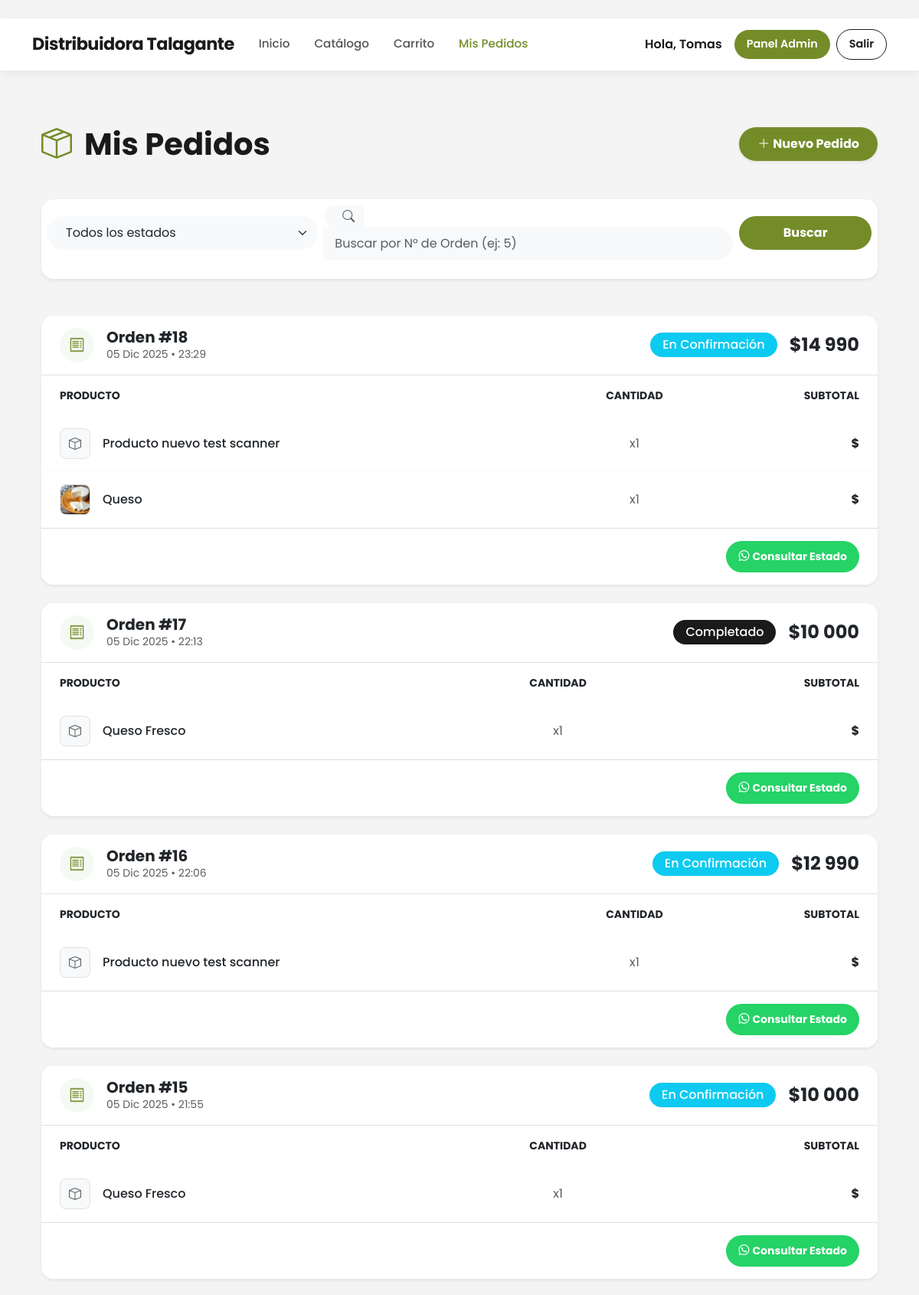
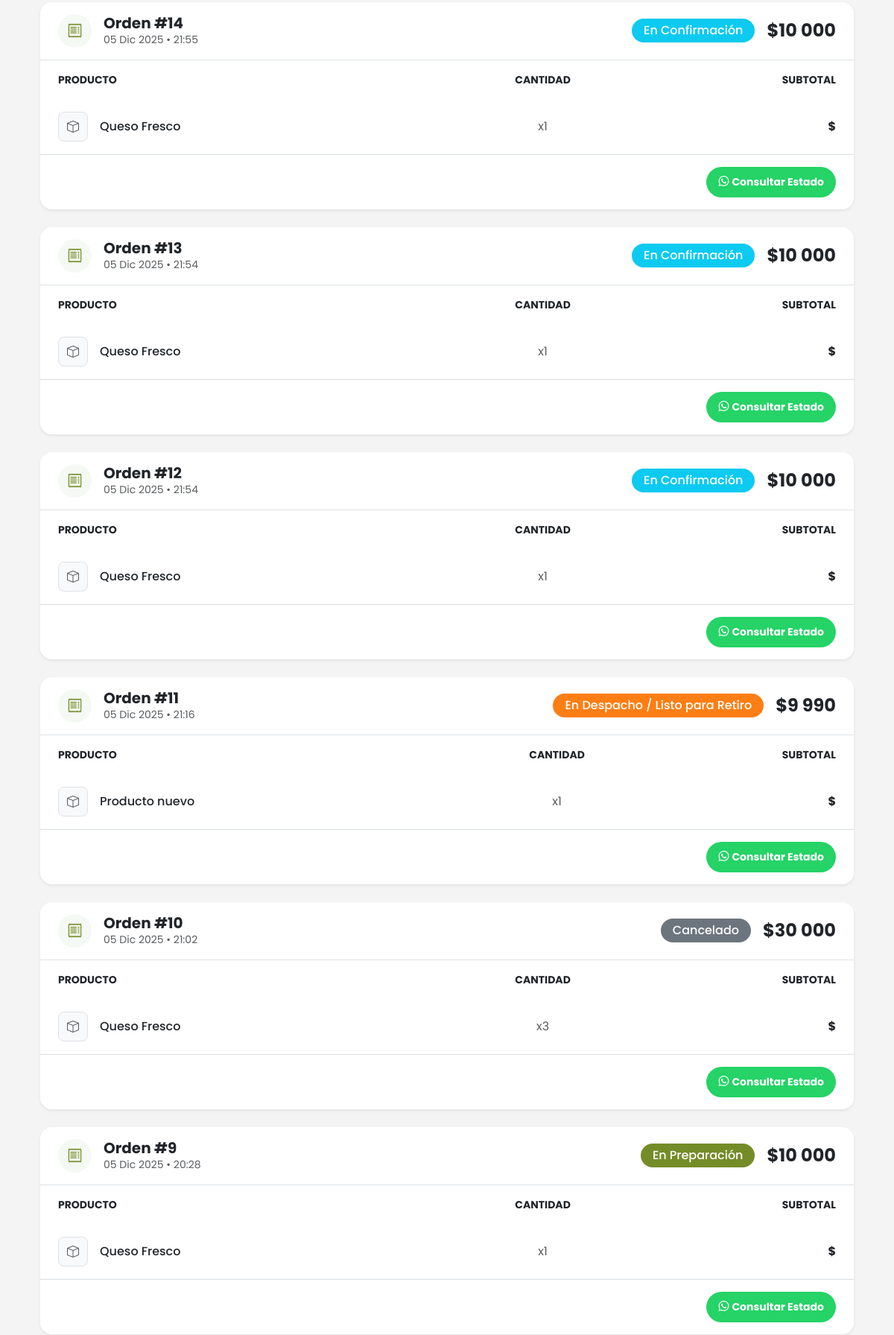
/mis-compras/ (signed in, upper part), run on the app's committed database (2 pictures, top to bottom).
### core/models.py (models this page shows, shortened)
class Orden(models.Model):
    ESTADOS = [
        ('pendiente', 'Pendiente de Pago'),
        ('confirmacion', 'En Confirmación'),
        ('preparacion', 'En Preparación'),
        ('despacho', 'En Despacho / Listo para Retiro'),
        ('cancelado', 'Cancelado'),
        ('completado', 'Completado'),
    ]
    METODOS_PAGO = [
        ('transferencia', 'Transferencia Bancaria'),
        ('efectivo', 'Pago en Efectivo (Retiro)'),
    ]
    usuario = models.ForeignKey(User, on_delete=models.CASCADE)
    fecha = models.DateTimeField(auto_now_add=True)
    estado = models.CharField(max_length=20, choices=ESTADOS, default='pendiente')
    total = models.DecimalField(max_digits=12, decimal_places=2)
    metodo_pago = models.CharField(max_length=20, choices=METODOS_PAGO, default='transferencia')
    instrucciones_transferencia = models.TextField(default="Realice transferencia a Cuenta Corriente XXXX-XXXX y envíe comprobante por WhatsApp.")
    comprobante = models.ImageField(upload_to='comprobantes/', blank=True, null=True, help_text="Foto del comprobante de pago")
    nota_comprobante = models.TextField(blank=True, null=True, help_text="Link o nota del comprobante (opcional)")
    mensaje_cliente = models.TextField(blank=True, help_text="Mensaje opcional del cliente")
    def get_whatsapp_link(self):
        return "https://wa.me/56949071013"

class ItemOrden(models.Model):
    orden = models.ForeignKey(Orden, on_delete=models.CASCADE)
    producto = models.ForeignKey(Producto, on_delete=models.CASCADE)
    cantidad = models.PositiveIntegerField()
    precio = models.DecimalField(max_digits=10, decimal_places=2)

class Producto(models.Model):
    codigo_barras = models.CharField(max_length=50, unique=True, blank=True, null=True,help_text="Se genera automáticamente si lo dejas vacío")
    nombre = models.CharField(max_length=200)
    categoria = models.CharField(max_length=50, blank=True)
    descripcion = models.TextField(blank=True)
    unidad_medida = models.CharField(max_length=2, choices=UnidadMedida.choices, default=UnidadMedida.UN)
    stock = models.DecimalField(max_digits=12, decimal_places=3, default=Decimal('0.000'))
    precio = models.DecimalField(
        max_digits=10,
        decimal_places=0,
        default=0,
        verbose_name="Precio"
    )
    tamano_paquete = models.DecimalField(max_digits=10, decimal_places=3, default=Decimal('1.000'), help_text="Ej: 10 para caja de 10 unidades")
    producto_hijo = models.ForeignKey('self', on_delete=models.SET_NULL, null=True, blank=True, related_name='productos_padre')
    fecha_vencimiento = models.DateField(null=True, blank=True)
    imagen = models.ImageField(upload_to='productos/', blank=True, null=True)
    activo = models.BooleanField(default=True)
    creado_en = models.DateTimeField(auto_now_add=True)
    actualizado_en = models.DateTimeField(auto_now=True)

### core/views.py (the view)
# urls.py: path('mis-compras/', views.mis_compras, name='mis_compras'),
@login_required
def mis_compras(request):
    ordenes = Orden.objects.filter(usuario=request.user).order_by('-fecha')
    busqueda = request.GET.get('q')
    estado_filtro = request.GET.get('estado')
    if busqueda:
        busqueda = busqueda.strip()
        if busqueda.isdigit():
            ordenes = ordenes.filter(id=busqueda)
        elif busqueda.startswith('#') and busqueda[1:].isdigit():
            ordenes = ordenes.filter(id=busqueda[1:])
    if estado_filtro:
        ordenes = ordenes.filter(estado=estado_filtro)
    for orden in ordenes:
        for item in orden.itemorden_set.all():
            item.subtotal_temp = item.cantidad * item.precio
    context = {
        'ordenes': ordenes,
        'ESTADOS': Orden.ESTADOS,
    }
    return render(request, 'core/mis_compras.html', context)

### core/templates/core/mis_compras.html (shortened to what this page needs)
﻿{% extends 'core/base.html' %}
{% load static %}
{% load humanize %}
{% block content %}
<div class="container py-5 animate-fade-in">
    <div class="d-flex align-items-center justify-content-between mb-5">
        <h1 class="fw-bold mb-0" style="color: #1a1a1a;">
            <i class="bi bi-box-seam me-3" style="color: var(--color-primary);"></i>Mis Pedidos
        </h1>
        <a href="{% url 'catalogo' %}" class="btn btn-primary rounded-pill px-4 shadow-sm fw-bold">
            <i class="bi bi-plus-lg me-1"></i>Nuevo Pedido
        </a>
    </div>
    <div class="card border-0 shadow-sm rounded-4 mb-5 bg-white">
        <div class="card-body p-2">
            <form method="get" action="." class="row g-2 align-items-center">
                <div class="col-md-4">
                    <select name="estado" class="form-select border-0 bg-light rounded-pill px-4" onchange="this.form.submit()">
                        <option value="">Todos los estados</option>
                    </select>
                </div>
                <div class="col-md-6">
                    <div class="input-group">
                        <span class="input-group-text bg-light border-0 rounded-start-pill ps-4"><i class="bi bi-search text-muted"></i></span>
                        <input type="text" name="q" value="{{ request.GET.q|default:'' }}" class="form-control border-0 bg-light rounded-end-pill" placeholder="Buscar por N° de Orden (ej: 5)">
                    </div>
                </div>
                <div class="col-md-2 d-grid">
                    <button type="submit" class="btn btn-primary rounded-pill fw-bold">Buscar</button>
                </div>
            </form>
        </div>
    </div>
    {% if ordenes %}
        <div class="row g-4">
            {% for orden in ordenes %}
                <div class="col-12">
                    <div class="card border-0 shadow-sm rounded-4 overflow-hidden order-card-hover">
                        <div class="card-header bg-white py-3 px-4 border-bottom d-flex flex-wrap align-items-center justify-content-between gap-3">
                            <div class="d-flex align-items-center gap-3">
                                <div class="icon-box-small rounded-circle d-flex align-items-center justify-content-center"
                                     style="width: 45px; height: 45px; background-color: #f4f9f4; color: var(--color-primary);">
                                    <i class="bi bi-receipt fs-5"></i>
                                </div>
                                <div>
                                    <h5 class="mb-0 fw-bold text-dark">Orden #{{ orden.id }}</h5>
                                    <small class="text-muted">{{ orden.fecha|date:"d M Y" }} • {{ orden.fecha|time:"H:i" }}</small>
                                </div>
                            </div>
                            <div class="d-flex align-items-center gap-3">
                                <span class="badge rounded-pill px-3 py-2 fs-6
                                    {% if orden.estado == 'pendiente' %}bg-warning text-dark
                                    {% elif orden.estado == 'confirmacion' %}bg-info text-white
                                    {% elif orden.estado == 'preparacion' %}bg-primary text-white
                                    {% elif orden.estado == 'despacho' %}bg-orange text-white
                                    {% elif orden.estado == 'completado' %}bg-success text-white
                                    {% else %}bg-secondary text-white{% endif %}">
                                    {{ orden.get_estado_display }}
                                </span>
                                <span class="fs-4 fw-bold text-dark">${{ orden.total|floatformat:0 }}</span>
                            </div>
                        </div>
                        <div class="card-body p-0">
                            <div class="table-responsive">
                                <table class="table table-borderless mb-0 align-middle">
                                    <thead class="bg-light text-muted small text-uppercase">
                                        <tr>
                                            <th class="ps-4 py-3">Producto</th>
                                            <th class="text-center py-3">Cantidad</th>
                                            <th class="text-end pe-4 py-3">Subtotal</th>
                                        </tr>
                                    </thead>
                                    <tbody>
                                        {% for item in orden.itemorden_set.all %}
                                            <tr class="border-bottom border-light">
                                                <td class="ps-4 py-3">
                                                    <div class="d-flex align-items-center gap-3">
                                                        {% if item.producto.imagen %}
                                                            <img src="{{ item.producto.imagen.url }}" class="rounded-3 border" style="width: 40px; height: 40px; object-fit: cover;">
                                                        {% else %}
                                                            <div class="rounded-3 bg-light border d-flex align-items-center justify-content-center" style="width: 40px; height: 40px;">
                                                                <i class="bi bi-box text-muted"></i>
                                                            </div>
                                                        {% endif %}
                                                        <span class="fw-medium text-dark">{{ item.producto.nombre }}</span>
                                                    </div>
                                                </td>
                                                <td class="text-center text-muted">x{{ item.cantidad }}</td>
                                                <td class="text-end pe-4 fw-bold text-dark">${{ item.subtotal_temp|floatformat:0 }}</td>
                                            </tr>
                                        {% endfor %}
                                    </tbody>
                                </table>
                            </div>
                        </div>
                        <div class="card-footer bg-white border-top py-3 px-4 d-flex justify-content-end gap-2">
                            {% if orden.get_whatsapp_link %}
                                <a href="{{ orden.get_whatsapp_link }}" target="_blank" class="btn btn-success btn-sm rounded-pill px-3 fw-bold">
                                    <i class="bi bi-whatsapp me-1"></i>Consultar Estado
                                </a>
                            {% endif %}
                        </div>
                    </div>
                </div>
            {% endfor %}
        </div>
    {% endif %}
</div>
{% endblock %}

### core/templates/core/base.html (shortened to what this page needs)
﻿{% load static %}
<!DOCTYPE html>
<html lang="es">
<head>
  <link rel="stylesheet" href="https://cdn.jsdelivr.net/npm/bootstrap@5.3.0/dist/css/bootstrap.min.css">
  <link rel="stylesheet" href="https://cdn.jsdelivr.net/npm/bootstrap-icons@1.10.0/font/bootstrap-icons.css">
  <link rel="stylesheet" href="{% static 'core/css/style.css' %}?v=21">
</head>
<body class="site">
  {% with current=request.resolver_match.url_name %}
  <nav class="navbar navbar-expand-lg sticky-top">
    <div class="container">
      <a class="navbar-brand" href="{% url 'home' %}">Distribuidora Talagante</a>
      <div class="collapse navbar-collapse" id="navbarNav">
        <ul class="navbar-nav me-auto mb-2 mb-lg-0">
          <li class="nav-item"><a class="nav-link {% if current == 'home' %}active{% endif %}" href="{% url 'home' %}">Inicio</a></li>
          <li class="nav-item"><a class="nav-link {% if current == 'catalogo' %}active{% endif %}" href="{% url 'catalogo' %}">Catálogo</a></li>
          <li class="nav-item"><a class="nav-link {% if current == 'carrito' %}active{% endif %}" href="{% url 'carrito' %}">Carrito</a></li>
          <li class="nav-item"><a class="nav-link {% if current == 'mis_compras' %}active{% endif %}" href="{% url 'mis_compras' %}">Mis Pedidos</a></li>
        </ul>
        <div class="d-flex gap-2 align-items-center">
          {% if user.is_authenticated %}
            <span class="me-2 fw-semibold d-none d-lg-block">Hola, {{ user.username }}</span>
            {% if user.is_staff or user.is_superuser %}
              <a href="{% url 'admin_home' %}" class="btn btn-primary btn-sm px-3">Panel Admin</a>
            {% endif %}
            <a href="{% url 'logout' %}" class="btn btn-outline-dark btn-sm px-3">Salir</a>
          {% else %}
            <a href="{% url 'login' %}" class="btn btn-primary btn-sm px-4">Iniciar Sesión</a>
            <a href="{% url 'login' %}?tab=register" class="btn btn-light btn-sm px-4 border">Registrarse</a>
          {% endif %}
        </div>
      </div>
    </div>
  </nav>
  {% endwith %}
  <main class="site-main">
    <div class="container mt-4">
      {% block content %}{% endblock %}
    </div>
  </main>
</body>
</html>

### static/core/css/style.css (style rules this page uses)
body { font-family: var(--font-main); color: var(--color-dark); background-color: var(--color-gray-bg); }
a { text-decoration: none; color: inherit; }
.navbar { background-color: var(--color-white) !important; box-shadow: 0 4px 12px rgba(0,0,0,0.05); padding: 12px 0; }
.navbar-brand { font-family: var(--font-main); font-weight: 700; font-size: 1.4rem; color: var(--color-dark) !important; letter-spacing: -0.5px; }
.navbar-nav .nav-link { font-weight: 500; color: #555 !important; font-size: 0.95rem; margin: 0 8px; position: relative; transition: color 0.3s; }
.navbar-nav .nav-link:hover, .navbar-nav .nav-link.active { color: var(--color-primary) !important; }
.navbar .btn { border-radius: var(--radius-btn); font-weight: 600; padding: 8px 24px; font-size: 0.9rem; }
.btn { border-radius: var(--radius-card); font-weight: 600; padding: 10px 20px; transition: all 0.3s ease; border: none; }
.btn-primary { background-color: var(--color-primary) !important; border-color: var(--color-primary) !important; color: white !important; }
.btn-outline, .btn-outline-dark, .btn-outline-primary { background-color: transparent !important; border: 1px solid var(--color-dark) !important; color: var(--color-dark) !important; }
.btn-success { background-color: #25D366 !important; color: white; }
.badge { padding: 8px 12px; border-radius: 30px; font-weight: 500; }
.bg-primary { background-color: var(--color-primary) !important; }
.bg-success { background-color: var(--color-dark) !important; }
html { height: 100%; }
body { min-height: 100vh; display: flex; flex-direction: column; margin: 0; }
.site-main { flex: 1; }
.animate-fade-in { animation: fadeIn 0.5s ease-out forwards; }
.order-card-hover { transition: transform 0.3s cubic-bezier(0.175, 0.885, 0.32, 1.275), box-shadow 0.3s ease; }
.bg-orange { background-color: #fd7e14 !important; }
.form-control, .form-select, .card-body input[type="text"], .card-body input[type="number"], .card-body select { border-radius: 8px; padding: 10px 15px; border: 1px solid #dee2e6; background-color: #fff; width: 100%; box-sizing: border-box; }

### data on the page
Orden: id "18", fecha "05 Dic 2025", fecha "23:29", estado "En Confirmación", total "14 990"
ItemOrden: producto.nombre "Producto nuevo test scanner", cantidad "1"
ItemOrden: producto.imagen (picture), producto.nombre "Queso", cantidad "1"
Orden: id "17", fecha "05 Dic 2025", fecha "22:13", estado "Completado", total "10 000"
ItemOrden: producto.nombre "Queso Fresco", cantidad "1"
Orden: id "16", fecha "05 Dic 2025", fecha "22:06", estado "En Confirmación", total "12 990"
ItemOrden: producto.nombre "Producto nuevo test scanner", cantidad "1"
Orden: id "15", fecha "05 Dic 2025", fecha "21:55", estado "En Confirmación", total "10 000"
ItemOrden: producto.nombre "Queso Fresco", cantidad "1"
Orden: id "14", fecha "05 Dic 2025", fecha "21:55", estado "En Confirmación", total "10 000"
ItemOrden: producto.nombre "Queso Fresco", cantidad "1"
Orden: id "13", fecha "05 Dic 2025", fecha "21:54", estado "En Confirmación", total "10 000"
ItemOrden: producto.nombre "Queso Fresco", cantidad "1"
Orden: id "12", fecha "05 Dic 2025", fecha "21:54", estado "En Confirmación", total "10 000"
ItemOrden: producto.nombre "Queso Fresco", cantidad "1"
Orden: id "11", fecha "05 Dic 2025", fecha "21:16", estado "En Despacho / Listo para Retiro", total "9 990"
ItemOrden: producto.nombre "Producto nuevo", cantidad "1"
Orden: id "10", fecha "05 Dic 2025", fecha "21:02", estado "Cancelado", total "30 000"
ItemOrden: producto.nombre "Queso Fresco", cantidad "3"
Orden: id "9", fecha "05 Dic 2025", fecha "20:28", estado "En Preparación", total "10 000"
ItemOrden: producto.nombre "Queso Fresco", cantidad "1"

### other printed values
{{ user.username }} "Tomas"
